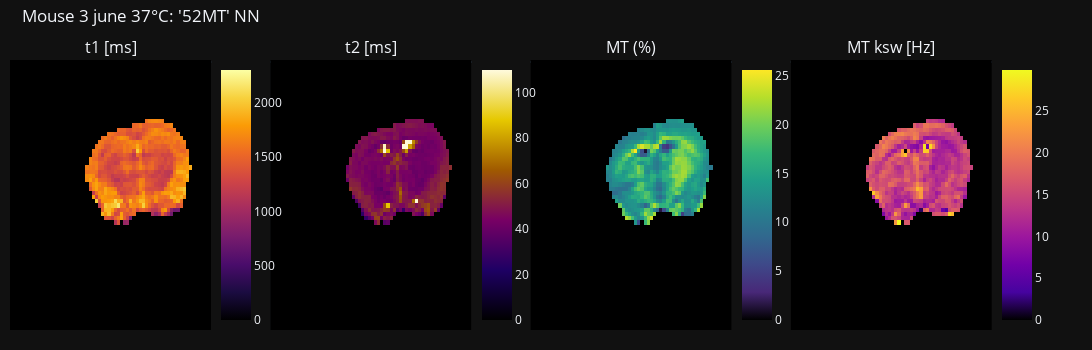

Notebook cell for this chart:
### Markdown cell above
# t1, t2 & MT plot #

### Code cell
# Create subplots with 1 row and 3 columns, increased horizontal spacing
fig = make_subplots(rows=1, cols=4, horizontal_spacing=0.06, subplot_titles=['t1 [ms]', 't2 [ms]', 'MT (%)', 'MT ksw [Hz]', 'Glu [mM]', 'Glu ksw [Hz]'])

# Add heatmaps for the three arrays
heatmap_t1 = go.Heatmap(z=t1*full_mask, colorscale=custom_viridis, coloraxis='coloraxis1')
heatmap_t2 = go.Heatmap(z=t2*full_mask, colorscale=custom_plasma, coloraxis='coloraxis2')
heatmap_mt_fs = go.Heatmap(z=quant_maps_mt['fs']*100*full_mask, colorscale=custom_viridis, coloraxis='coloraxis3')
heatmap_mt_ksw = go.Heatmap(z=quant_maps_mt['ksw']*full_mask, colorscale=custom_plasma, coloraxis='coloraxis4')

fig.add_trace(heatmap_t1, row=1, col=1)
fig.add_trace(heatmap_t2, row=1, col=2)
fig.add_trace(heatmap_mt_fs, row=1, col=3)
fig.add_trace(heatmap_mt_ksw, row=1, col=4)

fig.update_layout(
    template='plotly_dark',  # Set the theme to plotly dark
    title_text=f"Mouse {subject_i+1} {date} {temp}°C: '52MT' NN",
    showlegend=False,  # Hide legend
    height=350,  # 300
    width=1400,  # Set a width based on your preference
    margin=dict(l=10, r=100, t=60, b=20),  # Adjust top and bottom margins
    title=dict(x=0.02, y=0.97)  # Adjust the title position
)

# Add individual titles and separate colorbars
for i, title in enumerate([1, 2 ,3, 4], start=1):
    fig.update_xaxes(row=1, col=i, showgrid=False, showticklabels=False)
    fig.update_yaxes(showgrid=False, row=1, col=i, showticklabels=False, autorange='reversed')  # Reverse the y-axis

# Manually add separate colorbars
f_const = 3 / 110000
colorbar_t1 = {'colorscale': custom_plotly3, 'cmin': 0, 'cmax': 2300} #, 'cmin': 0, 'cmax': f_lims[1]/f_const}
colorbar_t2 = {'colorscale': custom_aggrnyl, 'cmin': 0, 'cmax': 110} #, 'cmin': k_lims[0], 'cmax': k_lims[1]}
colorbar_fs = {'colorscale': custom_viridis} #, 'cmin': 0, 'cmax': f_lims[1]/f_const}
colorbar_ksw = {'colorscale': custom_plasma} #, 'cmin': k_lims[0], 'cmax': k_lims[1]}

fig.update_layout(
    coloraxis1=colorbar_t1,
    coloraxis2=colorbar_t2,
    coloraxis3=colorbar_fs,
    coloraxis4=colorbar_ksw,
    coloraxis_colorbar=dict(x=0.205, y=0.5),
    coloraxis2_colorbar=dict(x=0.47, y=0.5),
    coloraxis3_colorbar=dict(x=0.735, y=0.5),
    coloraxis4_colorbar=dict(x=1, y=0.5),
)

# Show the plot
fig.show()

pio.write_image(fig, f'{subject_image_path}/mt_sequential.jpeg')  # there are 2 types

### Figure 1 — Plotly figure (JSON) as saved in the notebook; plotly's stock layout.template omitted (floating-point values rounded to 4 significant figures; data arrays with more than 128 entries replaced by an {"elided": "..."} marker saying what was removed)
{"data": [{"coloraxis": "coloraxis", "colorscale": [[0.0, "#000000"], [0.1111, "#482878"], [0.2222, "#3e4989"], [0.3333, "#31688e"], [0.4444, "#26828e"], [0.5556, "#1f9e89"], [0.6667, "#35b779"], [0.7778, "#6ece58"], [0.8889, "#b5de2b"], [1.0, "#fde725"]], "z": {"elided": "64x64 float values"}, "type": "heatmap", "xaxis": "x", "yaxis": "y"}, {"coloraxis": "coloraxis2", "colorscale": [[0.0, "#000000"], [0.1111, "#46039f"], [0.2222, "#7201a8"], [0.3333, "#9c179e"], [0.4444, "#bd3786"], [0.5556, "#d8576b"], [0.6667, "#ed7953"], [0.7778, "#fb9f3a"], [0.8889, "#fdca26"], [1.0, "#f0f921"]], "z": {"elided": "64x64 float values"}, "type": "heatmap", "xaxis": "x2", "yaxis": "y2"}, {"coloraxis": "coloraxis3", "colorscale": [[0.0, "#000000"], [0.1111, "#482878"], [0.2222, "#3e4989"], [0.3333, "#31688e"], [0.4444, "#26828e"], [0.5556, "#1f9e89"], [0.6667, "#35b779"], [0.7778, "#6ece58"], [0.8889, "#b5de2b"], [1.0, "#fde725"]], "z": {"elided": "64x64 float values"}, "type": "heatmap", "xaxis": "x3", "yaxis": "y3"}, {"coloraxis": "coloraxis4", "colorscale": [[0.0, "#000000"], [0.1111, "#46039f"], [0.2222, "#7201a8"], [0.3333, "#9c179e"], [0.4444, "#bd3786"], [0.5556, "#d8576b"], [0.6667, "#ed7953"], [0.7778, "#fb9f3a"], [0.8889, "#fdca26"], [1.0, "#f0f921"]], "z": {"elided": "64x64 float values"}, "type": "heatmap", "xaxis": "x4", "yaxis": "y4"}], "layout": {"xaxis": {"anchor": "y", "domain": [0.0, 0.205], "showgrid": false, "showticklabels": false}, "yaxis": {"anchor": "x", "domain": [0.0, 1.0], "showgrid": false, "showticklabels": false, "autorange": "reversed"}, "xaxis2": {"anchor": "y2", "domain": [0.265, 0.47], "showgrid": false, "showticklabels": false}, "yaxis2": {"anchor": "x2", "domain": [0.0, 1.0], "showgrid": false, "showticklabels": false, "autorange": "reversed"}, "xaxis3": {"anchor": "y3", "domain": [0.53, 0.735], "showgrid": false, "showticklabels": false}, "yaxis3": {"anchor": "x3", "domain": [0.0, 1.0], "showgrid": false, "showticklabels": false, "autorange": "reversed"}, "xaxis4": {"anchor": "y4", "domain": [0.795, 1.0], "showgrid": false, "showticklabels": false}, "yaxis4": {"anchor": "x4", "domain": [0.0, 1.0], "showgrid": false, "showticklabels": false, "autorange": "reversed"}, "annotations": [{"font": {"size": 16}, "showarrow": false, "text": "t1 [ms]", "x": 0.1025, "xanchor": "center", "xref": "paper", "y": 1.0, "yanchor": "bottom", "yref": "paper"}, {"font": {"size": 16}, "showarrow": false, "text": "t2 [ms]", "x": 0.3675, "xanchor": "center", "xref": "paper", "y": 1.0, "yanchor": "bottom", "yref": "paper"}, {"font": {"size": 16}, "showarrow": false, "text": "MT (%)", "x": 0.6325, "xanchor": "center", "xref": "paper", "y": 1.0, "yanchor": "bottom", "yref": "paper"}, {"font": {"size": 16}, "showarrow": false, "text": "MT ksw [Hz]", "x": 0.8975, "xanchor": "center", "xref": "paper", "y": 1.0, "yanchor": "bottom", "yref": "paper"}], "title": {"text": "Mouse 3 june 37°C: '52MT' NN", "x": 0.02, "y": 0.97}, "margin": {"l": 10, "r": 100, "t": 60, "b": 20}, "showlegend": false, "height": 350, "width": 1400, "coloraxis": {"colorbar": {"x": 0.205, "y": 0.5}, "colorscale": [[0.0, "#000000"], [0.1111, "#1b0c41"], [0.2222, "#4a0c6b"], [0.3333, "#781c6d"], [0.4444, "#a52c60"], [0.5556, "#cf4446"], [0.6667, "#ed6925"], [0.7778, "#fb9b06"], [0.8889, "#f7d13d"], [1.0, "#fcffa4"]], "cmin": 0, "cmax": 2300}, "coloraxis2": {"colorscale": [[0.0, "#000000"], [0.2, "rgb(30,0,100)"], [0.4, "rgb(120,0,100)"], [0.6, "rgb(160,90,0)"], [0.8, "rgb(230,200,0)"], [1.0, "rgb(255,250,220)"]], "cmin": 0, "cmax": 110, "colorbar": {"x": 0.47, "y": 0.5}}, "coloraxis3": {"colorscale": [[0.0, "#000000"], [0.1111, "#482878"], [0.2222, "#3e4989"], [0.3333, "#31688e"], [0.4444, "#26828e"], [0.5556, "#1f9e89"], [0.6667, "#35b779"], [0.7778, "#6ece58"], [0.8889, "#b5de2b"], [1.0, "#fde725"]], "colorbar": {"x": 0.735, "y": 0.5}}, "coloraxis4": {"colorscale": [[0.0, "#000000"], [0.1111, "#46039f"], [0.2222, "#7201a8"], [0.3333, "#9c179e"], [0.4444, "#bd3786"], [0.5556, "#d8576b"], [0.6667, "#ed7953"], [0.7778, "#fb9f3a"], [0.8889, "#fdca26"], [1.0, "#f0f921"]], "colorbar": {"x": 1, "y": 0.5}}}}
